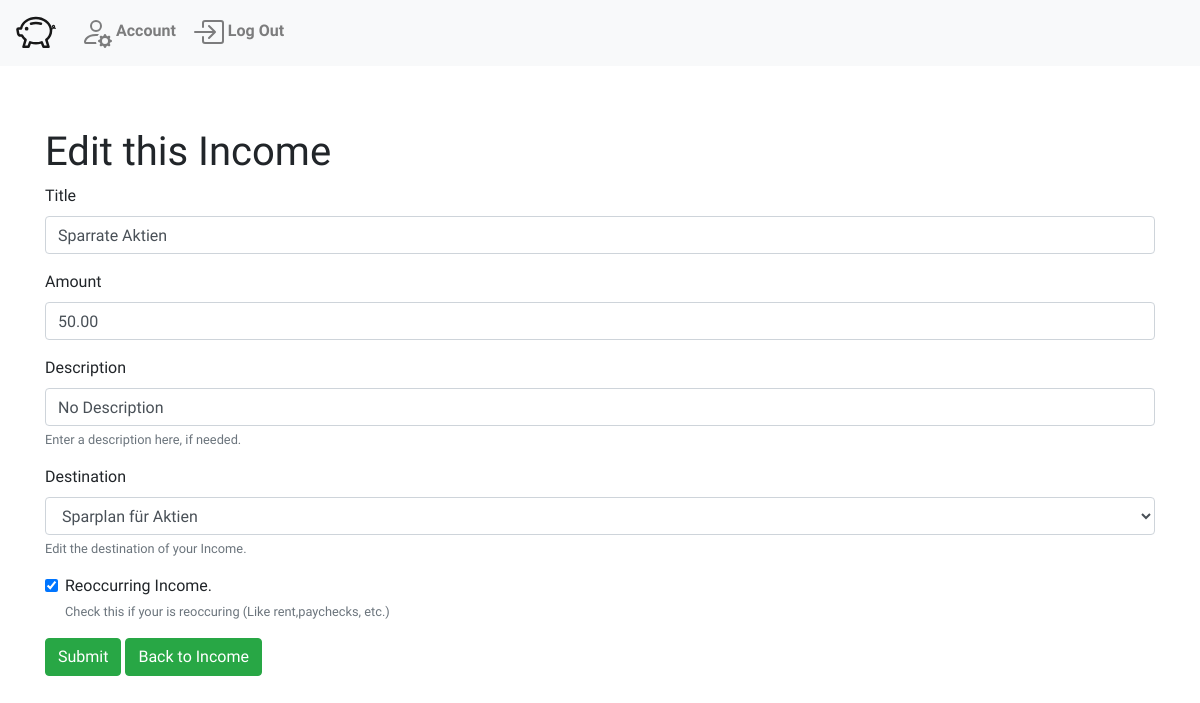
/fundsChanges/73/edit (signed in), run on the app's committed database.
### WalletWise/models.py (models this page shows, shortened)
class FundsChange(models.Model):
    budget = models.ForeignKey("MonthBudget",related_name="fundsChanges", on_delete=models.CASCADE)
    title = models.CharField(max_length=64)
    description = models.CharField(max_length=200, default="No Description")
    amount = models.DecimalField(decimal_places=2, max_digits=20)
    destination = models.ForeignKey("Funds", related_name="associatedFundsChanges", on_delete=models.CASCADE)
    reoccuring = models.BooleanField(default=False)
    dateTime = models.DateTimeField(auto_now_add=True)
    is_expense = models.BooleanField(default=False, blank=False)
    @property
    def type(self):
        if self.is_expense:
            return "Expense"
        return "Income"

class Funds(models.Model):
    budget = models.ForeignKey("MonthBudget",related_name="funds", on_delete=models.CASCADE)
    title = models.CharField(max_length=64)
    amount = models.DecimalField(decimal_places=2, max_digits=20)
    defaultOwner = models.ForeignKey("User", related_name="defaultFunds", on_delete=models.DO_NOTHING, default=None, null=True)

### WalletWise/views.py (the view, shortened to what this page needs)
# urls.py: path("fundsChanges/<int:id>/edit", views.editFundsChange, name="editFundsChange"),
@login_required
def editFundsChange(request, id):
    fundsChange = FundsChange.objects.get(id=id)
    balances = Funds.objects.filter(budget=fundsChange.budget).exclude(associatedFundsChanges=fundsChange)
    if fundsChange.is_expense:
        type = "Expense"
    else:
        type = "Income"
    return render(request, "WalletWise/editFundsChange.html", {
        'fundsChange': fundsChange,
        'balances' : balances,
        'type' : type
    })

### WalletWise/templates/WalletWise/editFundsChange.html (shortened to what this page needs)
{% extends "WalletWise/layout.html" %}
{% block body %}
<div class="container">
    <h1>Edit this {{fundsChange.type}}</h1>
    <form method="post" action="{% url 'editFundsChange' id=fundsChange.id %}">
        <div class="form-group">
            <label for="title">Title</label>
            <input type="text" class="form-control" id="title" name="title" aria-describedby="titleHelp" value="{{fundsChange.title}}" placeholder="Enter Title" required title="Please enter a Title">
        </div>
        <div class="form-group">
            <label for="amount">Amount</label>
            <input type="number" class="form-control" id="amount" name="amount" aria-describedby="amountHelp" value={{fundsChange.amount}} placeholder="Amount" required title="Please enter an Amount" step="0.01" >
        </div>
        <div class="form-group">
            <label for="description">Description</label>
            <input type="text" class="form-control" id="description" name="description" aria-describedby="descriptionHelp" value="{{fundsChange.description}}" placeholder="Description">
            <small id="descriptionHelp" class="form-text text-muted">Enter a description here, if needed.</small>
        </div>
        <div class="form-group">
            <label for="destination">Destination</label>
            <select class="form-select form-control" id="destination" name="destination" aria-describedby="destinationHelp" aria-label="Default select example" required title="Please select a destination">
                <option selected value={{fundsChange.destination.id}}>{{fundsChange.destination.title}}</option>
            </select>
            <small id="destinationHelp" class="form-text text-muted">Edit the destination of your {{fundsChange.type}}.</small>
        </div>
        <div class="form-group form-check">
            <input class="form-check-input" type="checkbox" id="reoccuring" name="reoccuring" aria-describedby="reoccuringHelp" {% if fundsChange.reoccuring %}checked{% endif %}>
            <label class="form-check-label" for="reoccuring">
                Reoccurring {{fundsChange.type}}.
            </label>
            <small id="reoccuringHelp" class="form-text text-muted">Check this if your {{formType}} is reoccuring (Like rent,paychecks, etc.)</small>
        </div>
        <button type="submit" class="btn btn-success" name="action" value="submit">Submit</button>
        <a href="{% url 'fundsChange' id=fundsChange.id %}">
            <button class="btn btn-success" type="button">Back to {{fundsChange.type}}</button>
        </a>
    </form>
</div>
{% endblock %}

### WalletWise/static/WalletWise/styles.css (style rules this page uses)
body { padding-top: 8rem; font-family: 'Inconsolata', monospace; }

### data on the page
FundsChange: type "Income", title "Sparrate Aktien", amount "50.00", description "No Description", destination "Sparplan für Aktien", reoccuring "☑"
